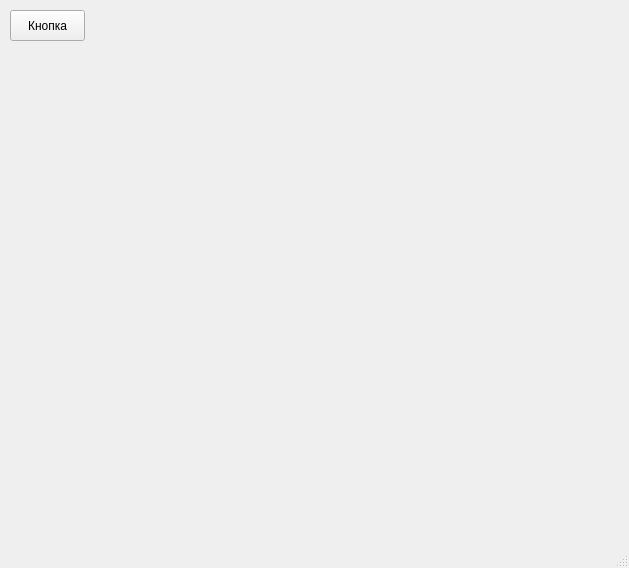
<?xml version="1.0" encoding="UTF-8"?>
<ui version="4.0">
 <class>MainWindow</class>
 <widget class="QMainWindow" name="MainWindow">
  <property name="geometry">
   <rect>
    <x>0</x>
    <y>0</y>
    <width>629</width>
    <height>568</height>
   </rect>
  </property>
  <property name="windowTitle">
   <string>MainWindow</string>
  </property>
  <widget class="QWidget" name="centralwidget">
   <widget class="QPushButton" name="pushButton">
    <property name="geometry">
     <rect>
      <x>10</x>
      <y>10</y>
      <width>75</width>
      <height>31</height>
     </rect>
    </property>
    <property name="text">
     <string>Кнопка</string>
    </property>
   </widget>
  </widget>
  <widget class="QMenuBar" name="menubar">
   <property name="geometry">
    <rect>
     <x>0</x>
     <y>0</y>
     <width>629</width>
     <height>21</height>
    </rect>
   </property>
  </widget>
  <widget class="QStatusBar" name="statusbar"/>
 </widget>
 <resources/>
 <connections/>
</ui>
